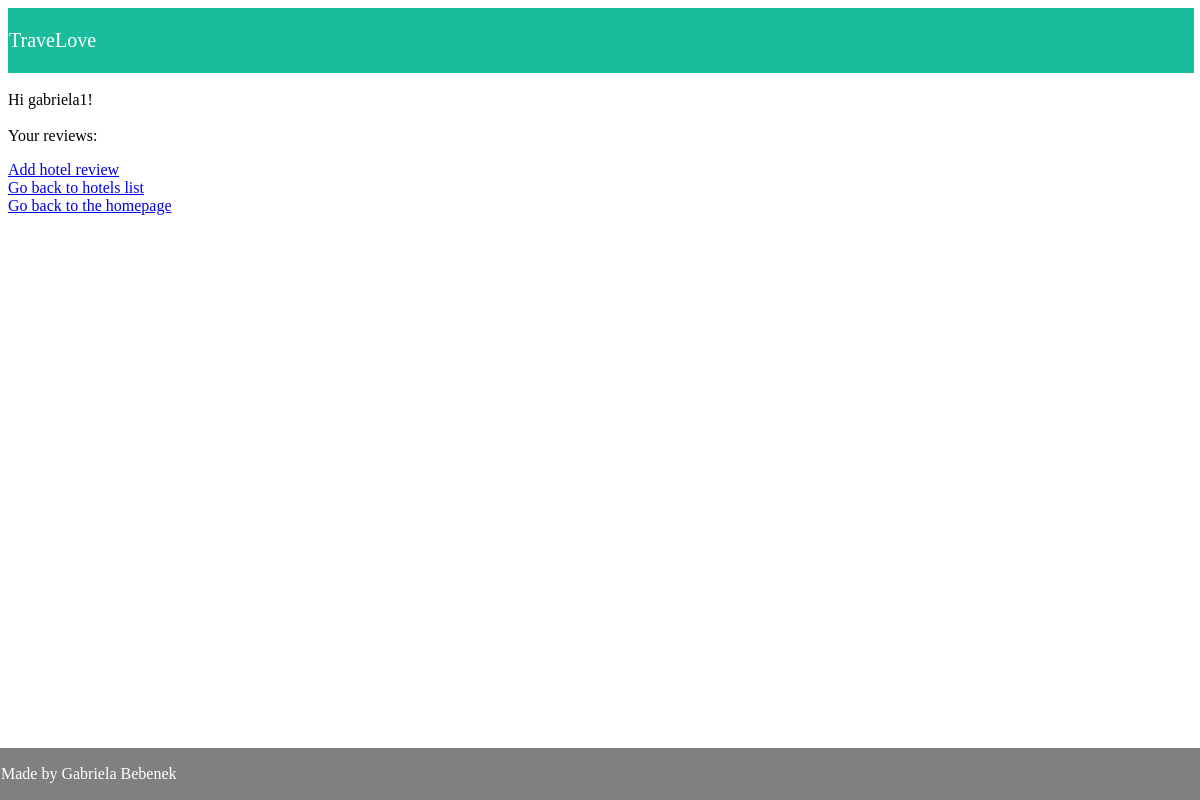
/user-review/ (signed in), run on an earlier commit of the app's database.
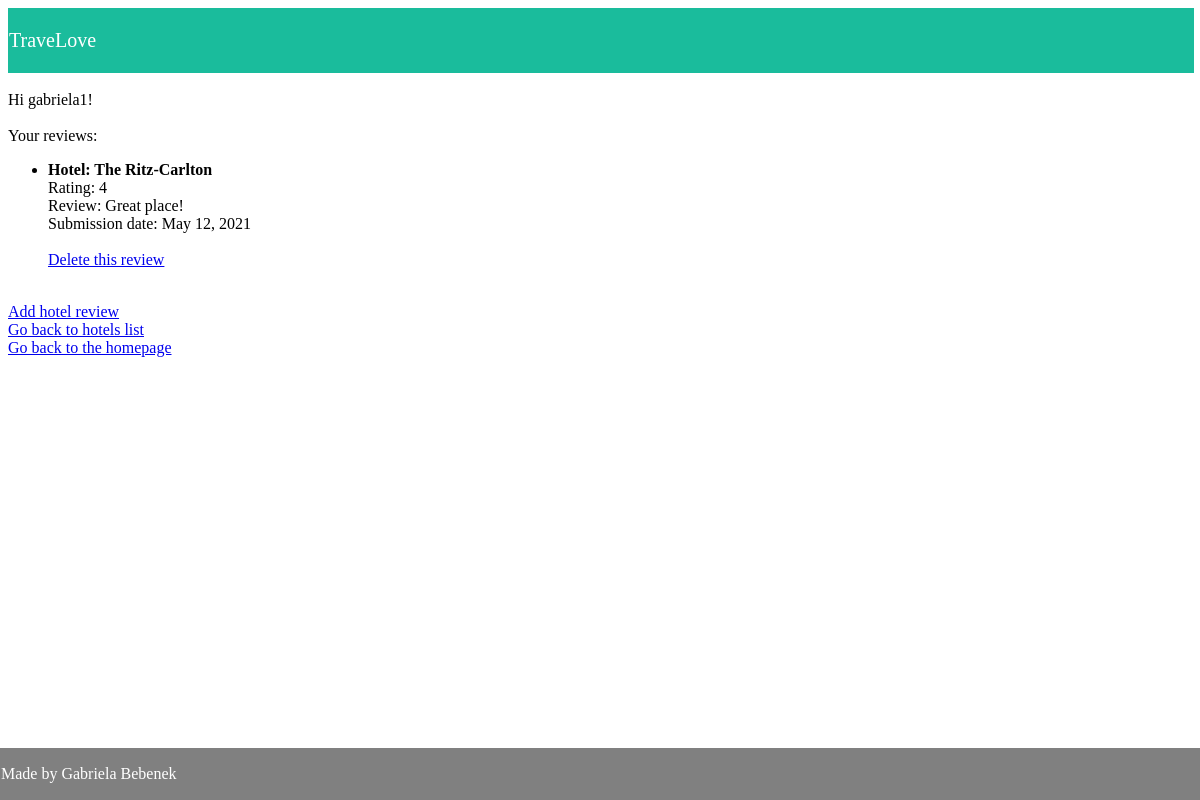
And on a later commit of the database.
### travel_agency_app/models.py (models this page shows)
class Review(models.Model):
    review = models.CharField(max_length=1000)
    rating = models.CharField(max_length=64, choices=RATING_TYPE)
    user = models.ForeignKey(User, null=True, blank=True, on_delete=models.CASCADE)
    date = models.DateField(default=timezone.now)
    hotel = models.ForeignKey(Hotel, null=True, blank=True, on_delete=models.CASCADE)

class Hotel(models.Model):
    name = models.CharField(max_length=64, default='Hotel')
    country = models.CharField(max_length=64)
    city = models.CharField(max_length=64)
    address = models.CharField(max_length=64)
    description = models.CharField(max_length=1000, null=True, blank=True)
    image = models.ImageField(upload_to='hotel/', null=True, blank=True)
    def __str__(self):
        return self.name

### travel_agency_app/views.py (the view)
# urls.py: path('user-review/', travel_agency_views.ReviewView.as_view(), name='user-review'),
class ReviewView(LoginRequiredMixin, ListView):
    model = Review
    template_name = 'userreview-list.html'
    context_object_name = 'reviews'
    def get_queryset(self):
        return self.model.objects.all().filter(user_id=self.request.user)

### templates/userreview-list.html
{% extends 'base.html' %}
{% block content %}
{% if user.is_authenticated %}
  Hi {{ user.username }}!<br><br>
{% else %}
Welcome to the TraveLove agency! Explore world with us!<br><br>
  <p>You are not logged in</p>
  <p>Please login or sign up</p>
  <a href="{% url 'login' %}">Log In</a><br>
  <a href="{% url 'signup' %}">Sign Up</a>
{% endif %}
Your reviews:
<ul>
    {% for review in reviews %}
    <li><b>Hotel: {{ review.hotel }}</b><br>
        Rating: {{ review.rating }}<br>
        Review: {{ review.review }}<br>
        Submission date: {{ review.date }}<br><br>
    <a href="{% url 'user-delete-hotel-review' review.id %}">Delete this review</a><br><br>
    {% endfor %}
  </ul>
<a href="{% url 'create-review' %}">Add hotel review</a><br>
<a href="{% url 'hotels' %}">Go back to hotels list</a><br>
<a href="{% url 'explore' %}">Go back to the homepage</a>
{% endblock %}

What changed in the data, as far as the page shows it:
added Review: hotel "The Ritz-Carlton", rating "4", review "Great place!", date "May 12, 2021"
